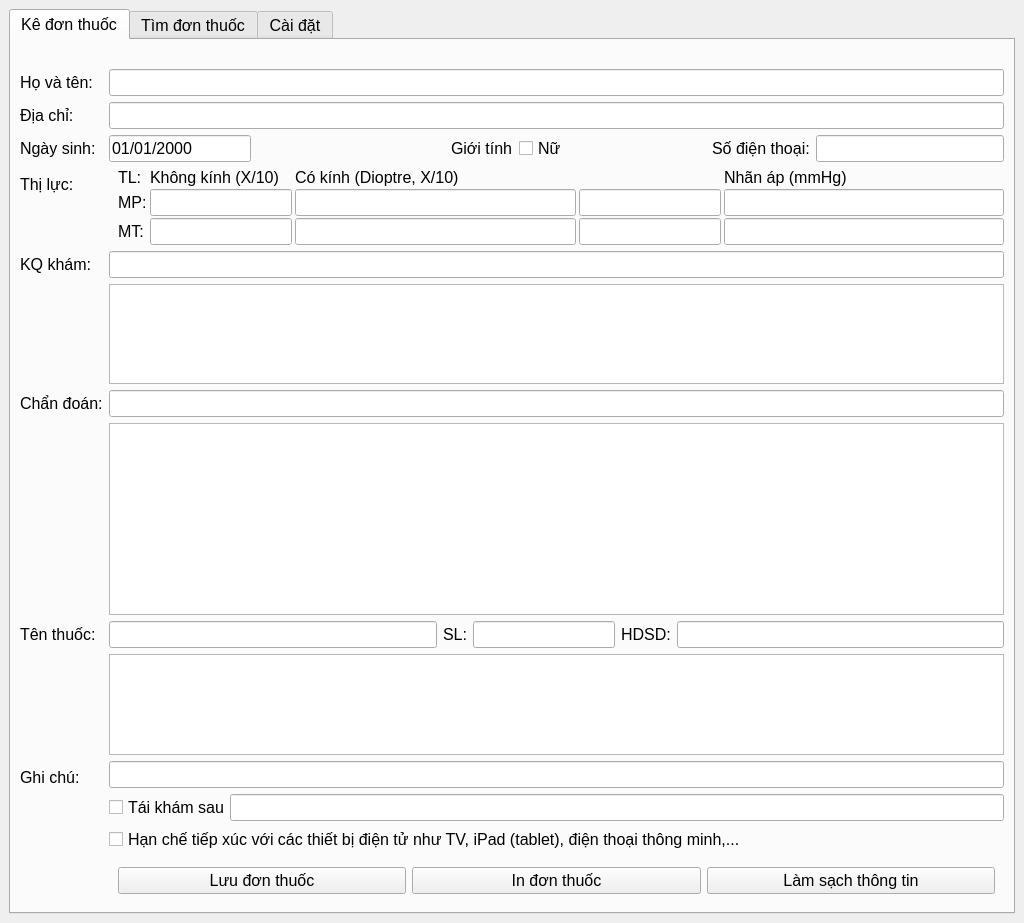
<?xml version="1.0" encoding="UTF-8"?>
<ui version="4.0">
 <class>PrescriptorMainWin</class>
 <widget class="QMainWindow" name="PrescriptorMainWin">
  <property name="windowModality">
   <enum>Qt::WindowModality::NonModal</enum>
  </property>
  <property name="geometry">
   <rect>
    <x>0</x>
    <y>0</y>
    <width>1024</width>
    <height>923</height>
   </rect>
  </property>
  <property name="sizePolicy">
   <sizepolicy hsizetype="Preferred" vsizetype="Maximum">
    <horstretch>0</horstretch>
    <verstretch>0</verstretch>
   </sizepolicy>
  </property>
  <property name="windowTitle">
   <string>Prescriptor</string>
  </property>
  <property name="tabShape">
   <enum>QTabWidget::TabShape::Rounded</enum>
  </property>
  <widget class="QWidget" name="Central">
   <layout class="QFormLayout" name="formLayout_3">
    <item row="0" column="0" colspan="2">
     <widget class="QTabWidget" name="tabWidget">
      <property name="font">
       <font>
        <pointsize>12</pointsize>
       </font>
      </property>
      <property name="currentIndex">
       <number>0</number>
      </property>
      <widget class="QWidget" name="PrescriptTab">
       <property name="font">
        <font>
         <pointsize>12</pointsize>
        </font>
       </property>
       <attribute name="title">
        <string>Kê đơn thuốc</string>
       </attribute>
       <layout class="QFormLayout" name="formLayout_2">
        <item row="1" column="0">
         <widget class="QLabel" name="pre_nameLabel">
          <property name="text">
           <string>Họ và tên:</string>
          </property>
         </widget>
        </item>
        <item row="1" column="1">
         <widget class="QLineEdit" name="pre_nameInput"/>
        </item>
        <item row="2" column="0">
         <widget class="QLabel" name="pre_addressLabel">
          <property name="text">
           <string>Địa chỉ:</string>
          </property>
         </widget>
        </item>
        <item row="2" column="1">
         <widget class="QLineEdit" name="pre_addressInput"/>
        </item>
        <item row="3" column="0">
         <widget class="QLabel" name="pre_birthLabel">
          <property name="text">
           <string>Ngày sinh:</string>
          </property>
         </widget>
        </item>
        <item row="3" column="1">
         <widget class="QWidget" name="birthAndPhoneNumContainer" native="true">
          <layout class="QHBoxLayout" name="horizontalLayout">
           <property name="leftMargin">
            <number>0</number>
           </property>
           <property name="topMargin">
            <number>0</number>
           </property>
           <property name="rightMargin">
            <number>0</number>
           </property>
           <property name="bottomMargin">
            <number>0</number>
           </property>
           <item>
            <widget class="QLineEdit" name="pre_birthInput">
             <property name="sizePolicy">
              <sizepolicy hsizetype="Maximum" vsizetype="Fixed">
               <horstretch>0</horstretch>
               <verstretch>0</verstretch>
              </sizepolicy>
             </property>
             <property name="inputMask">
              <string>00/00/0000</string>
             </property>
             <property name="text">
              <string>01/01/2000</string>
             </property>
            </widget>
           </item>
           <item>
            <widget class="QLabel" name="pre_YearsOld">
             <property name="text">
              <string/>
             </property>
            </widget>
           </item>
           <item>
            <widget class="QLabel" name="pre_GenderLabel">
             <property name="sizePolicy">
              <sizepolicy hsizetype="Maximum" vsizetype="Preferred">
               <horstretch>0</horstretch>
               <verstretch>0</verstretch>
              </sizepolicy>
             </property>
             <property name="text">
              <string>Giới tính</string>
             </property>
            </widget>
           </item>
           <item>
            <widget class="QCheckBox" name="pre_ifFemale">
             <property name="sizePolicy">
              <sizepolicy hsizetype="Minimum" vsizetype="Fixed">
               <horstretch>0</horstretch>
               <verstretch>0</verstretch>
              </sizepolicy>
             </property>
             <property name="text">
              <string>Nữ</string>
             </property>
            </widget>
           </item>
           <item>
            <widget class="QLabel" name="pre_phoneNumberLabel">
             <property name="sizePolicy">
              <sizepolicy hsizetype="Fixed" vsizetype="Preferred">
               <horstretch>0</horstretch>
               <verstretch>0</verstretch>
              </sizepolicy>
             </property>
             <property name="text">
              <string>Số điện thoại:</string>
             </property>
            </widget>
           </item>
           <item>
            <widget class="QLineEdit" name="pre_phoneNumberInput">
             <property name="sizePolicy">
              <sizepolicy hsizetype="Minimum" vsizetype="Fixed">
               <horstretch>0</horstretch>
               <verstretch>0</verstretch>
              </sizepolicy>
             </property>
            </widget>
           </item>
          </layout>
         </widget>
        </item>
        <item row="5" column="0">
         <widget class="QLabel" name="pre_visionLabelLeft">
          <property name="text">
           <string>Thị lực:</string>
          </property>
         </widget>
        </item>
        <item row="5" column="1">
         <widget class="QWidget" name="pre_visionContainer" native="true">
          <layout class="QGridLayout" name="gridLayout_3">
           <property name="topMargin">
            <number>0</number>
           </property>
           <property name="rightMargin">
            <number>0</number>
           </property>
           <property name="bottomMargin">
            <number>0</number>
           </property>
           <property name="horizontalSpacing">
            <number>3</number>
           </property>
           <property name="verticalSpacing">
            <number>2</number>
           </property>
           <item row="3" column="0">
            <widget class="QLabel" name="pre_OSLabel">
             <property name="text">
              <string>MT:</string>
             </property>
            </widget>
           </item>
           <item row="2" column="0">
            <widget class="QLabel" name="pre_ODLabel">
             <property name="text">
              <string>MP:</string>
             </property>
            </widget>
           </item>
           <item row="0" column="0">
            <widget class="QLabel" name="pre_visionLabelRight">
             <property name="sizePolicy">
              <sizepolicy hsizetype="Fixed" vsizetype="Preferred">
               <horstretch>0</horstretch>
               <verstretch>0</verstretch>
              </sizepolicy>
             </property>
             <property name="text">
              <string>TL:</string>
             </property>
            </widget>
           </item>
           <item row="3" column="1">
            <widget class="QLineEdit" name="pre_leftNoGlassInput">
             <property name="sizePolicy">
              <sizepolicy hsizetype="Fixed" vsizetype="Fixed">
               <horstretch>0</horstretch>
               <verstretch>0</verstretch>
              </sizepolicy>
             </property>
            </widget>
           </item>
           <item row="0" column="1">
            <widget class="QLabel" name="pre_noGlassVisonLabel">
             <property name="text">
              <string>Không kính (X/10)</string>
             </property>
            </widget>
           </item>
           <item row="2" column="1">
            <widget class="QLineEdit" name="pre_rightNoGlassInput">
             <property name="sizePolicy">
              <sizepolicy hsizetype="Fixed" vsizetype="Fixed">
               <horstretch>0</horstretch>
               <verstretch>0</verstretch>
              </sizepolicy>
             </property>
            </widget>
           </item>
           <item row="2" column="2">
            <widget class="QLineEdit" name="pre_rightGlassDioptreInput"/>
           </item>
           <item row="2" column="3">
            <widget class="QLineEdit" name="pre_rightGlassVisionInput">
             <property name="sizePolicy">
              <sizepolicy hsizetype="Fixed" vsizetype="Fixed">
               <horstretch>0</horstretch>
               <verstretch>0</verstretch>
              </sizepolicy>
             </property>
            </widget>
           </item>
           <item row="3" column="2">
            <widget class="QLineEdit" name="pre_leftGlassDioptreInput"/>
           </item>
           <item row="3" column="3">
            <widget class="QLineEdit" name="pre_leftGlassVisionInput">
             <property name="sizePolicy">
              <sizepolicy hsizetype="Fixed" vsizetype="Fixed">
               <horstretch>0</horstretch>
               <verstretch>0</verstretch>
              </sizepolicy>
             </property>
            </widget>
           </item>
           <item row="2" column="4">
            <widget class="QLineEdit" name="pre_rightEyePressureInput"/>
           </item>
           <item row="0" column="4">
            <widget class="QLabel" name="pre_eyePressureLabel">
             <property name="text">
              <string>Nhãn áp (mmHg)</string>
             </property>
            </widget>
           </item>
           <item row="3" column="4">
            <widget class="QLineEdit" name="pre_leftEyePressureInput"/>
           </item>
           <item row="0" column="2" colspan="2">
            <widget class="QLabel" name="pre_glassVisionLabel">
             <property name="text">
              <string>Có kính (Dioptre, X/10)</string>
             </property>
            </widget>
           </item>
          </layout>
         </widget>
        </item>
        <item row="10" column="0">
         <widget class="QLabel" name="pre_diagnosisLabel">
          <property name="text">
           <string>Chẩn đoán:</string>
          </property>
         </widget>
        </item>
        <item row="10" column="1">
         <widget class="QLineEdit" name="pre_diagnosisInput"/>
        </item>
        <item row="11" column="1">
         <widget class="QTextEdit" name="pre_diagnosisListInput">
          <property name="sizePolicy">
           <sizepolicy hsizetype="Expanding" vsizetype="Fixed">
            <horstretch>0</horstretch>
            <verstretch>0</verstretch>
           </sizepolicy>
          </property>
         </widget>
        </item>
        <item row="12" column="0">
         <widget class="QLabel" name="pre_drugsLabel">
          <property name="text">
           <string>Tên thuốc:</string>
          </property>
         </widget>
        </item>
        <item row="12" column="1">
         <widget class="QWidget" name="pre_drugsContainer" native="true">
          <layout class="QGridLayout" name="gridLayout_5">
           <property name="leftMargin">
            <number>0</number>
           </property>
           <property name="topMargin">
            <number>0</number>
           </property>
           <property name="rightMargin">
            <number>0</number>
           </property>
           <property name="bottomMargin">
            <number>0</number>
           </property>
           <item row="1" column="3">
            <widget class="QLabel" name="pre_drugUsageLabel">
             <property name="text">
              <string>HDSD:</string>
             </property>
            </widget>
           </item>
           <item row="1" column="1">
            <widget class="QLabel" name="pre_drugHowmanyLabel">
             <property name="text">
              <string>SL:</string>
             </property>
            </widget>
           </item>
           <item row="1" column="0">
            <widget class="QLineEdit" name="pre_drugsInput"/>
           </item>
           <item row="1" column="4">
            <widget class="QLineEdit" name="pre_drugUsageInput"/>
           </item>
           <item row="1" column="2">
            <widget class="QLineEdit" name="pre_drugHowmanyInput">
             <property name="sizePolicy">
              <sizepolicy hsizetype="Minimum" vsizetype="Fixed">
               <horstretch>0</horstretch>
               <verstretch>0</verstretch>
              </sizepolicy>
             </property>
            </widget>
           </item>
          </layout>
         </widget>
        </item>
        <item row="14" column="1">
         <widget class="QTableWidget" name="pre_drugsView"/>
        </item>
        <item row="16" column="0">
         <widget class="QLabel" name="pre_noteLabel">
          <property name="text">
           <string>Ghi chú:</string>
          </property>
         </widget>
        </item>
        <item row="16" column="1">
         <widget class="QWidget" name="pre_noteContainer" native="true">
          <layout class="QGridLayout" name="gridLayout_4">
           <property name="leftMargin">
            <number>0</number>
           </property>
           <property name="topMargin">
            <number>0</number>
           </property>
           <property name="rightMargin">
            <number>0</number>
           </property>
           <property name="bottomMargin">
            <number>0</number>
           </property>
           <property name="horizontalSpacing">
            <number>0</number>
           </property>
           <property name="verticalSpacing">
            <number>6</number>
           </property>
           <item row="3" column="0">
            <widget class="QCheckBox" name="pre_revisitCheckbox">
             <property name="text">
              <string>Tái khám sau</string>
             </property>
            </widget>
           </item>
           <item row="1" column="0" colspan="2">
            <widget class="QLineEdit" name="pre_noteInput">
             <property name="text">
              <string/>
             </property>
            </widget>
           </item>
           <item row="3" column="1">
            <widget class="QLineEdit" name="pre_revisitperiodInput"/>
           </item>
          </layout>
         </widget>
        </item>
        <item row="17" column="1">
         <widget class="QCheckBox" name="pre_warnNoPhoneCheckbox">
          <property name="text">
           <string>Hạn chế tiếp xúc với các thiết bị điện tử như TV, iPad (tablet), điện thoại thông minh,...</string>
          </property>
         </widget>
        </item>
        <item row="18" column="0">
         <widget class="QLabel" name="pre_fillerLabel1">
          <property name="text">
           <string/>
          </property>
         </widget>
        </item>
        <item row="18" column="1">
         <widget class="QWidget" name="PrescriptFuncBtnsContainer" native="true">
          <layout class="QGridLayout" name="gridLayout">
           <item row="0" column="2">
            <widget class="QPushButton" name="pre_removePreBtn">
             <property name="text">
              <string>Làm sạch thông tin</string>
             </property>
            </widget>
           </item>
           <item row="0" column="1">
            <widget class="QPushButton" name="pre_printPreBtn">
             <property name="text">
              <string>In đơn thuốc</string>
             </property>
            </widget>
           </item>
           <item row="0" column="0">
            <widget class="QPushButton" name="pre_savePreBtn">
             <property name="text">
              <string>Lưu đơn thuốc</string>
             </property>
            </widget>
           </item>
          </layout>
         </widget>
        </item>
        <item row="8" column="0">
         <widget class="QLabel" name="pre_resultLabel">
          <property name="text">
           <string>KQ khám:</string>
          </property>
         </widget>
        </item>
        <item row="8" column="1">
         <widget class="QLineEdit" name="pre_resultInput"/>
        </item>
        <item row="9" column="1">
         <widget class="QTextEdit" name="pre_resultListInput"/>
        </item>
        <item row="0" column="1">
         <widget class="QLabel" name="pre_stateLabel">
          <property name="font">
           <font>
            <pointsize>9</pointsize>
            <italic>true</italic>
           </font>
          </property>
          <property name="layoutDirection">
           <enum>Qt::LayoutDirection::LeftToRight</enum>
          </property>
          <property name="text">
           <string/>
          </property>
          <property name="alignment">
           <set>Qt::AlignmentFlag::AlignRight|Qt::AlignmentFlag::AlignTrailing|Qt::AlignmentFlag::AlignVCenter</set>
          </property>
         </widget>
        </item>
       </layout>
      </widget>
      <widget class="QWidget" name="SearchTab">
       <attribute name="title">
        <string>Tìm đơn thuốc</string>
       </attribute>
       <layout class="QVBoxLayout" name="verticalLayout_2">
        <item>
         <widget class="QWidget" name="searchDataInputContainer" native="true">
          <property name="sizePolicy">
           <sizepolicy hsizetype="Minimum" vsizetype="Minimum">
            <horstretch>0</horstretch>
            <verstretch>0</verstretch>
           </sizepolicy>
          </property>
          <layout class="QGridLayout" name="gridLayout_2">
           <item row="0" column="1">
            <widget class="QLineEdit" name="search_nameOrPhoneNumInput"/>
           </item>
           <item row="0" column="0">
            <widget class="QLabel" name="search_nameOrPhoneNumLabel">
             <property name="text">
              <string>Họ tên/SĐT:</string>
             </property>
            </widget>
           </item>
           <item row="0" column="2">
            <widget class="QPushButton" name="search_searchBtn">
             <property name="text">
              <string>Tìm kiếm</string>
             </property>
            </widget>
           </item>
          </layout>
         </widget>
        </item>
        <item>
         <widget class="QTextEdit" name="search_patientInfoView">
          <property name="sizePolicy">
           <sizepolicy hsizetype="Expanding" vsizetype="Preferred">
            <horstretch>0</horstretch>
            <verstretch>0</verstretch>
           </sizepolicy>
          </property>
          <property name="readOnly">
           <bool>true</bool>
          </property>
         </widget>
        </item>
        <item>
         <widget class="QTableView" name="search_patientTableView">
          <property name="editTriggers">
           <set>QAbstractItemView::EditTrigger::NoEditTriggers</set>
          </property>
          <property name="selectionMode">
           <enum>QAbstractItemView::SelectionMode::SingleSelection</enum>
          </property>
         </widget>
        </item>
        <item>
         <widget class="QWidget" name="SearchFuncBtnsContainer" native="true">
          <property name="sizePolicy">
           <sizepolicy hsizetype="Preferred" vsizetype="Preferred">
            <horstretch>0</horstretch>
            <verstretch>0</verstretch>
           </sizepolicy>
          </property>
          <layout class="QHBoxLayout" name="horizontalLayout_2">
           <item>
            <widget class="QPushButton" name="search_printPreBtn">
             <property name="enabled">
              <bool>false</bool>
             </property>
             <property name="text">
              <string>In đơn thuốc</string>
             </property>
            </widget>
           </item>
           <item>
            <widget class="QPushButton" name="search_editPreBtn">
             <property name="text">
              <string>Sửa lại đơn thuốc</string>
             </property>
            </widget>
           </item>
           <item>
            <widget class="QPushButton" name="search_removePreBtn">
             <property name="text">
              <string>Xoá đơn thuốc</string>
             </property>
            </widget>
           </item>
           <item>
            <widget class="QPushButton" name="search_inheritOldPreBtn">
             <property name="text">
              <string>Kế thừa đơn thuốc cũ</string>
             </property>
            </widget>
           </item>
          </layout>
         </widget>
        </item>
       </layout>
      </widget>
      <widget class="QWidget" name="PropertiesTab">
       <attribute name="title">
        <string>Cài đặt</string>
       </attribute>
       <layout class="QFormLayout" name="formLayout_4">
        <item row="0" column="0">
         <widget class="QLabel" name="label_2">
          <property name="text">
           <string>Thông tin:</string>
          </property>
         </widget>
        </item>
        <item row="0" column="1">
         <widget class="QLabel" name="prop_recbacState">
          <property name="sizePolicy">
           <sizepolicy hsizetype="Preferred" vsizetype="Maximum">
            <horstretch>0</horstretch>
            <verstretch>0</verstretch>
           </sizepolicy>
          </property>
          <property name="font">
           <font>
            <pointsize>12</pointsize>
            <italic>true</italic>
           </font>
          </property>
          <property name="text">
           <string/>
          </property>
          <property name="alignment">
           <set>Qt::AlignmentFlag::AlignRight|Qt::AlignmentFlag::AlignTrailing|Qt::AlignmentFlag::AlignVCenter</set>
          </property>
         </widget>
        </item>
        <item row="1" column="0">
         <widget class="QLabel" name="prop_nameLabel">
          <property name="text">
           <string>Tên cửa hàng:</string>
          </property>
         </widget>
        </item>
        <item row="1" column="1">
         <widget class="QLineEdit" name="prop_nameInput"/>
        </item>
        <item row="2" column="0">
         <widget class="QLabel" name="prop_addrLabel">
          <property name="text">
           <string>Địa chỉ cửa hàng:</string>
          </property>
         </widget>
        </item>
        <item row="2" column="1">
         <widget class="QLineEdit" name="prop_addrInput"/>
        </item>
        <item row="3" column="0">
         <widget class="QLabel" name="prop_phoneNumLabel">
          <property name="text">
           <string>SĐT liên lạc:</string>
          </property>
         </widget>
        </item>
        <item row="3" column="1">
         <widget class="QLineEdit" name="prop_phoneNumInput"/>
        </item>
        <item row="4" column="0">
         <widget class="QLabel" name="prop_doctorLabel">
          <property name="text">
           <string>Bác sĩ kê đơn:</string>
          </property>
         </widget>
        </item>
        <item row="4" column="1">
         <widget class="QLineEdit" name="prop_doctorInput"/>
        </item>
        <item row="5" column="1">
         <widget class="QPushButton" name="prop_saveInfo">
          <property name="text">
           <string>Lưu thông tin</string>
          </property>
         </widget>
        </item>
        <item row="7" column="0">
         <widget class="QLabel" name="label">
          <property name="text">
           <string>Dữ liệu bệnh nhân:</string>
          </property>
         </widget>
        </item>
        <item row="7" column="1">
         <widget class="QWidget" name="prop_recbacContainer" native="true">
          <property name="sizePolicy">
           <sizepolicy hsizetype="Preferred" vsizetype="Maximum">
            <horstretch>0</horstretch>
            <verstretch>0</verstretch>
           </sizepolicy>
          </property>
          <layout class="QGridLayout" name="gridLayout_6">
           <item row="0" column="3">
            <widget class="QPushButton" name="prop_recoverBtn">
             <property name="text">
              <string>Khôi phục</string>
             </property>
            </widget>
           </item>
           <item row="0" column="0">
            <widget class="QLabel" name="prop_backupLabel">
             <property name="text">
              <string>Sao lưu dữ liệu:</string>
             </property>
            </widget>
           </item>
           <item row="0" column="2">
            <widget class="QLabel" name="prop_recoverLabel">
             <property name="text">
              <string>Khôi phục dữ liệu:</string>
             </property>
            </widget>
           </item>
           <item row="0" column="1">
            <widget class="QPushButton" name="prop_backupBtn">
             <property name="text">
              <string>Sao lưu</string>
             </property>
            </widget>
           </item>
           <item row="1" column="0">
            <widget class="QLabel" name="prop_currentState">
             <property name="font">
              <font>
               <pointsize>9</pointsize>
               <italic>true</italic>
              </font>
             </property>
             <property name="text">
              <string/>
             </property>
            </widget>
           </item>
          </layout>
         </widget>
        </item>
       </layout>
      </widget>
     </widget>
    </item>
   </layout>
  </widget>
 </widget>
 <resources/>
 <connections/>
</ui>
